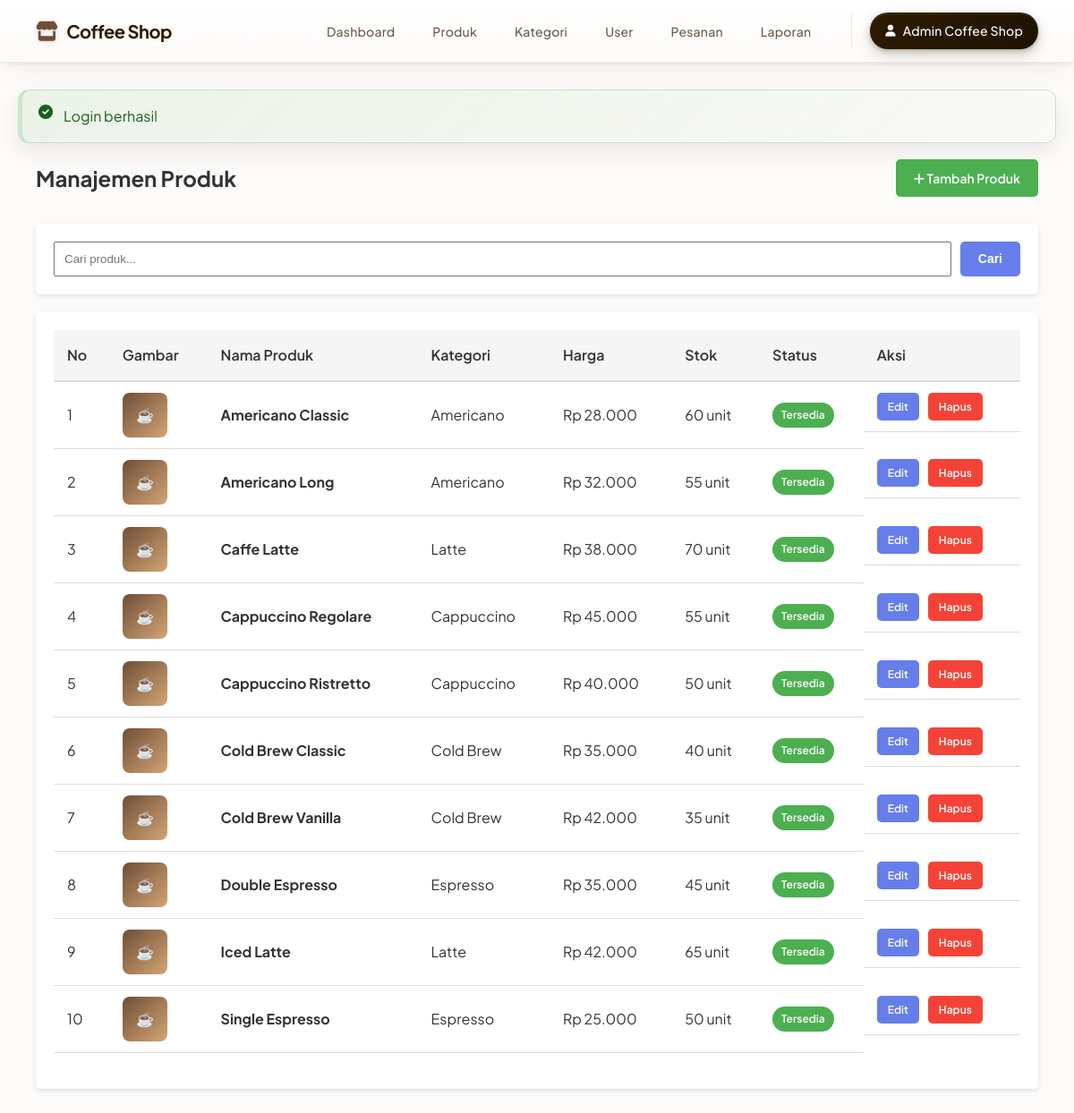
Page /index.php?page=admin/products (signed in) on the committed database.
### tables this page shows
CREATE TABLE products (
    id INT PRIMARY KEY AUTO_INCREMENT,
    nama_produk VARCHAR(100) NOT NULL,
    kategori_id INT NOT NULL,
    harga DECIMAL(10, 2) NOT NULL,
    deskripsi TEXT,
    gambar VARCHAR(255),
    stok INT DEFAULT 0,
    status ENUM('tersedia', 'tidak_tersedia') DEFAULT 'tersedia',
    created_at DATETIME DEFAULT CURRENT_TIMESTAMP,
    updated_at DATETIME DEFAULT CURRENT_TIMESTAMP ON UPDATE CURRENT_TIMESTAMP,
    FOREIGN KEY (kategori_id) REFERENCES categories(id) ON DELETE CASCADE
);

CREATE TABLE categories (
    id INT PRIMARY KEY AUTO_INCREMENT,
    nama_kategori VARCHAR(100) NOT NULL UNIQUE,
    deskripsi TEXT,
    gambar VARCHAR(255),
    created_at DATETIME DEFAULT CURRENT_TIMESTAMP,
    updated_at DATETIME DEFAULT CURRENT_TIMESTAMP ON UPDATE CURRENT_TIMESTAMP
);

### index.php (called while the page is built, shortened)
<?php
include __DIR__ . '/config/database.php';
include __DIR__ . '/helpers/functions.php';
include __DIR__ . '/models/Product.php';
$page = isset($_GET['page']) ? $_GET['page'] : 'home';
$page = preg_replace('/[^a-zA-Z0-9\/_-]/', '', $page);
switch ($page) {
    case 'admin/products':
        include __DIR__ . '/view/admin/products/index.php';
        break;
}

### helpers/functions.php (called while the page is built, shortened)
<?php
if (!function_exists('formatRupiah')) {
    function formatRupiah($number) {
        return 'Rp ' . number_format($number, 0, ',', '.');
    }
}
if (!function_exists('getAlert')) {
    function getAlert() {
        if (isset($_SESSION['alert'])) {
            $alert = $_SESSION['alert'];
            return $alert;
        }
        return null;
    }
}
if (!function_exists('isLoggedIn')) {
    function isLoggedIn() {
        return isset($_SESSION['user']);
    }
}
if (!function_exists('getCurrentUser')) {
    function getCurrentUser() {
        return isset($_SESSION['user']) ? $_SESSION['user'] : null;
    }
}
if (!function_exists('getPaginationData')) {
    function getPaginationData($total_items, $items_per_page = ITEMS_PER_PAGE) {
        $current_page = isset($_GET['p']) ? (int)$_GET['p'] : 1;
        $total_pages = ceil($total_items / $items_per_page);
        $offset = ($current_page - 1) * $items_per_page;
        return [
            'current_page' => $current_page,
            'total_pages' => $total_pages,
            'offset' => $offset,
            'items_per_page' => $items_per_page,
            'total_items' => $total_items
        ];
    }
}

### models/Product.php (called while the page is built, shortened)
<?php
if (!class_exists('Product')) {
    class Product {
        private $conn;
        private $table = 'products';
        public function __construct($database) {
            $this->conn = $database;
        }
    public function getProductsWithPagination($limit = 10, $offset = 0, $search = '', $kategori_id = null) {
        $query = "SELECT p.*, c.nama_kategori
                  FROM " . $this->table . " p
                  LEFT JOIN categories c ON p.kategori_id = c.id
                  WHERE (p.nama_produk LIKE ? OR c.nama_kategori LIKE ?)";
        $query .= " ORDER BY p.nama_produk ASC LIMIT ? OFFSET ?";
        $stmt = $this->conn->prepare($query);
        $search_param = '%' . $search . '%';
        $stmt->bind_param("ssii", $search_param, $search_param, $limit, $offset);
        $stmt->execute();
        return $stmt->get_result();
    }
    public function countProducts($search = '', $kategori_id = null) {
        $query = "SELECT COUNT(*) as total FROM " . $this->table . " p
                  LEFT JOIN categories c ON p.kategori_id = c.id
                  WHERE (p.nama_produk LIKE ? OR c.nama_kategori LIKE ?)";
        $stmt = $this->conn->prepare($query);
        $search_param = '%' . $search . '%';
        $stmt->bind_param("ss", $search_param, $search_param);
        $stmt->execute();
        $result = $stmt->get_result()->fetch_assoc();
        return $result['total'];
    }
    }
}

### view/admin/products/index.php (the view, shortened to what this page needs)
<?php
include __DIR__ . '/../../layout_header.php';
$product_model = new Product($conn);
$search = isset($_GET['search']) ? sanitize($_GET['search']) : '';
$page_data = getPaginationData($product_model->countProducts($search));
$products = $product_model->getProductsWithPagination(
    $page_data['items_per_page'],
    $page_data['offset'],
    $search
);
?>
<div class="container">
    <div style="display: flex; justify-content: space-between; align-items: center; margin-bottom: 30px;">
        <h2>Manajemen Produk</h2>
        <a href="<?php echo BASE_URL . 'index.php?page=admin/products/create'; ?>" class="btn btn-success">
            <i class="fas fa-plus"></i> Tambah Produk
        </a>
    </div>
    <div class="card">
        <div class="card-body">
            <form method="GET" action="">
                <div style="display: flex; gap: 10px;">
                    <input type="text" name="search" placeholder="Cari produk..." value="<?php echo htmlspecialchars($search); ?>" style="flex: 1; padding: 10px;">
                    <button type="submit" class="btn">Cari</button>
                </div>
            </form>
        </div>
    </div>
    <div class="card">
        <div class="card-body">
            <table class="table">
                <thead>
                    <tr>
                        <th>No</th>
                        <th>Gambar</th>
                        <th>Nama Produk</th>
                        <th>Kategori</th>
                        <th>Harga</th>
                        <th>Stok</th>
                        <th>Status</th>
                        <th>Aksi</th>
                    </tr>
                </thead>
                <tbody>
                    <?php
                    $no = $page_data['offset'] + 1;
                    if ($products && $products->num_rows > 0) {
                        while ($product = $products->fetch_assoc()) {
                            echo '<tr>';
                            echo '<td>' . $no++ . '</td>';
                            echo '<td>';
                            if (!empty($product['gambar'])) {
                                echo '<img src="' . UPLOAD_URL . 'products/' . htmlspecialchars($product['gambar']) . '" alt="' . htmlspecialchars($product['nama_produk']) . '" style="width: 50px; height: 50px; object-fit: cover; border-radius: 8px;">';
                            } else {
                                echo '<div style="width: 50px; height: 50px; background: linear-gradient(135deg, #6F4E37, #D4A574); border-radius: 8px; display: flex; align-items: center; justify-content: center; color: #fff;">☕</div>';
                            }
                            echo '</td>';
                            echo '<td><strong>' . htmlspecialchars($product['nama_produk']) . '</strong></td>';
                            echo '<td>' . htmlspecialchars($product['nama_kategori']) . '</td>';
                            echo '<td>' . formatRupiah($product['harga']) . '</td>';
                            echo '<td>' . $product['stok'] . ' unit</td>';
                            echo '<td><span class="badge ' . ($product['status'] === 'tersedia' ? 'badge-success' : 'badge-danger') . '">' . ucfirst($product['status']) . '</span></td>';
                            echo '<td class="table-actions">';
                            echo '<a href="' . BASE_URL . 'index.php?page=admin/products/edit&id=' . $product['id'] . '" class="btn btn-sm">Edit</a>';
                            echo '<a href="' . BASE_URL . 'index.php?page=admin/products&action=delete&id=' . $product['id'] . '" class="btn btn-sm btn-danger" onclick="return confirmDelete();">Hapus</a>';
                            echo '</td>';
                            echo '</tr>';
                        }
                    } else {
                        echo '<tr><td colspan="8" style="text-align: center;">Tidak ada produk ditemukan</td></tr>';
                    }
                    ?>
                </tbody>
            </table>
        </div>
    </div>
</div>
<?php include __DIR__ . '/../../layout_footer.php'; ?>

### view/layout_header.php (shortened to what this page needs)
<!DOCTYPE html>
<html lang="id">
<head>
    <link rel="stylesheet" href="<?php echo ASSETS_URL; ?>css/style.css?v=<?php echo filemtime(__DIR__ . '/../assets/css/style.css'); ?>">
    <link rel="stylesheet" href="https://cdnjs.cloudflare.com/ajax/libs/font-awesome/6.0.0/css/all.min.css">
</head>
<body>
    <?php if (isLoggedIn()) { ?>
        <nav class="navbar">
            <div class="container">
                <div class="navbar-brand">
                    <a href="<?php echo BASE_URL; ?>"><i class="fas fa-store"></i> Coffee Shop</a>
                </div>
                <ul class="navbar-menu">
                    <?php if (getCurrentUser()['role'] === 'admin') { ?>
                        <li><a href="<?php echo BASE_URL . 'index.php?page=admin/dashboard'; ?>">Dashboard</a></li>
                        <li><a href="<?php echo BASE_URL . 'index.php?page=admin/products'; ?>">Produk</a></li>
                        <li><a href="<?php echo BASE_URL . 'index.php?page=admin/categories'; ?>">Kategori</a></li>
                        <li><a href="<?php echo BASE_URL . 'index.php?page=admin/users'; ?>">User</a></li>
                        <li><a href="<?php echo BASE_URL . 'index.php?page=admin/orders'; ?>">Pesanan</a></li>
                        <li><a href="<?php echo BASE_URL . 'index.php?page=admin/reports'; ?>">Laporan</a></li>
                    <?php } ?>
                    <li class="user-menu">
                        <a href="#"><i class="fas fa-user"></i> <?php echo getCurrentUser()['nama']; ?></a>
                    </li>
                </ul>
            </div>
        </nav>
        <div class="main-content">
            <div class="container">
                <?php
                $alert = getAlert();
                if ($alert) {
                    echo '<div class="alert alert-' . $alert['type'] . '">';
                    echo '<i class="fas fa-check-circle"></i> ' . $alert['message'];
                    echo '</div>';
                }
                ?>
    <?php } ?>

### view/layout_footer.php (shortened to what this page needs)
            </div>
        </div>
</body>
</html>

### assets/css/style.css (style rules this page uses)
* { margin: 0; padding: 0; box-sizing: border-box; }
:root { --primary-color: #667eea; --secondary-color: #764ba2; --danger-color: #f44336; --success-color: #4caf50; --warning-color: #ff9800; --info-color: #2196f3; --dark-color: #333; --light-color: #f5f5f5; --gray-color: #999; --border-color: #ddd; }
html, body { height: 100%; }
body { font-family: -apple-system, BlinkMacSystemFont, 'Segoe UI', Roboto, 'Helvetica Neue', Arial, sans-serif; background-color: var(--light-color); color: var(--dark-color); line-height: 1.6; }
.container { max-width: 1200px; margin: 0 auto; padding: 0 20px; }
.navbar { background: white; box-shadow: 0 2px 5px rgba(0, 0, 0, 0.1); position: sticky; top: 0; z-index: 100; }
.navbar .container { display: flex; justify-content: space-between; align-items: center; padding: 15px 20px; }
.navbar-brand a { font-size: 24px; font-weight: bold; color: var(--primary-color); text-decoration: none; }
.navbar-menu { display: flex; list-style: none; gap: 30px; align-items: center; }
.navbar-menu a { color: var(--dark-color); text-decoration: none; transition: color 0.3s; font-weight: 500; }
.user-menu { position: relative; }
.user-menu > a { display: flex; align-items: center; gap: 8px; }
.main-content { min-height: calc(100vh - 200px); padding: 30px 0; }
.alert { padding: 16px 18px; margin-bottom: 18px; border-radius: 12px; border: 1px solid transparent; border-left: 5px solid #ddd; display: flex; align-items: flex-start; gap: 12px; box-shadow: 0 10px 24px rgba(0, 0, 0, 0.08); background: #fff; animation: slideUp 0.35s ease-out; }
.alert-success { background: linear-gradient(135deg, rgba(76, 175, 80, 0.1) 0%, rgba(76, 175, 80, 0.02) 100%); border-left-color: #4caf50; border-color: rgba(76, 175, 80, 0.25); color: #1b5e20; }
.btn { display: inline-block; padding: 10px 20px; background: var(--primary-color); color: white; border: none; border-radius: 5px; font-size: 14px; font-weight: 600; cursor: pointer; text-decoration: none; transition: background 0.3s; text-align: center; }
.btn-danger { background: var(--danger-color); }
.btn-success { background: var(--success-color); }
.btn-sm { padding: 8px 15px; font-size: 12px; }
.table { width: 100%; border-collapse: collapse; background: white; margin-bottom: 20px; }
.table thead { background: var(--light-color); }
.table th { padding: 15px; text-align: left; font-weight: 600; border-bottom: 2px solid var(--border-color); color: var(--dark-color); }
.table td { padding: 12px 15px; border-bottom: 1px solid var(--border-color); }
.table-actions { display: flex; gap: 10px; }
.table-actions a, .table-actions button { padding: 6px 12px; font-size: 12px; }
.card { background: white; border-radius: 5px; box-shadow: 0 2px 5px rgba(0, 0, 0, 0.1); overflow: hidden; margin-bottom: 20px; }
.card-body { padding: 20px; }
.badge { display: inline-block; padding: 4px 10px; border-radius: 20px; font-size: 12px; font-weight: 600; }
.badge-success { background: var(--success-color); color: white; }

### rows in the picture
products: nama_produk "Americano Classic", kategori.nama_kategori "Americano", harga "Rp 28.000", stok "60", status "Tersedia"
products: nama_produk "Americano Long", kategori.nama_kategori "Americano", harga "Rp 32.000", stok "55", status "Tersedia"
products: nama_produk "Caffe Latte", kategori.nama_kategori "Latte", harga "Rp 38.000", stok "70", status "Tersedia"
products: nama_produk "Cappuccino Regolare", kategori.nama_kategori "Cappuccino", harga "Rp 45.000", stok "55", status "Tersedia"
products: nama_produk "Cappuccino Ristretto", kategori.nama_kategori "Cappuccino", harga "Rp 40.000", stok "50", status "Tersedia"
products: nama_produk "Cold Brew Classic", kategori.nama_kategori "Cold Brew", harga "Rp 35.000", stok "40", status "Tersedia"
products: nama_produk "Cold Brew Vanilla", kategori.nama_kategori "Cold Brew", harga "Rp 42.000", stok "35", status "Tersedia"
products: nama_produk "Double Espresso", kategori.nama_kategori "Espresso", harga "Rp 35.000", stok "45", status "Tersedia"
products: nama_produk "Iced Latte", kategori.nama_kategori "Latte", harga "Rp 42.000", stok "65", status "Tersedia"
products: nama_produk "Single Espresso", kategori.nama_kategori "Espresso", harga "Rp 25.000", stok "50", status "Tersedia"

### other values in the picture
getCurrentUser()['nama'] "Admin Coffee Shop"
$alert['message'] "Login berhasil"
